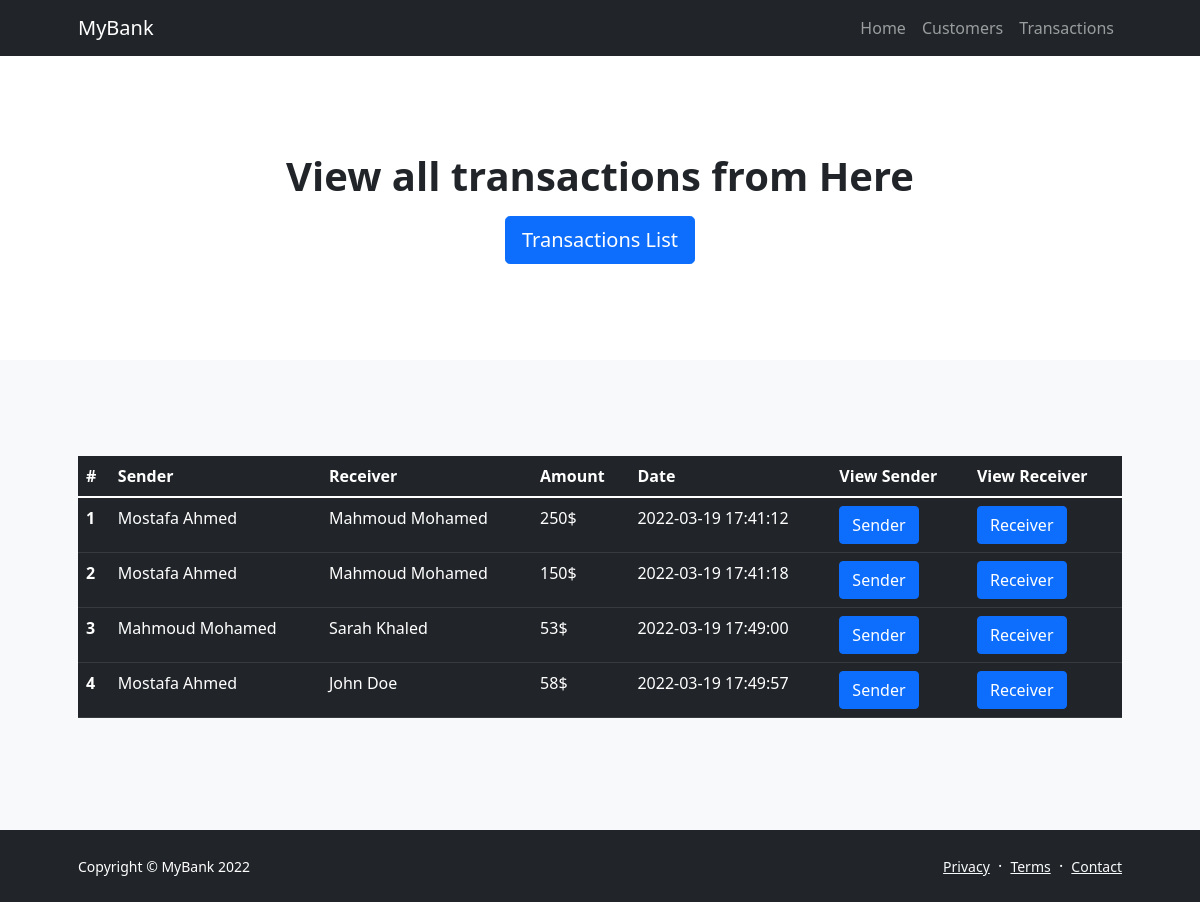
Screenshot of /transactions.php with the database file from the repository.
### tables this page shows
CREATE TABLE `transfers` (
  `id` int(11) NOT NULL,
  `sender` int(11) NOT NULL,
  `receiver` int(11) NOT NULL,
  `amount` int(11) NOT NULL,
  `date` timestamp NOT NULL DEFAULT current_timestamp()
);

CREATE TABLE `customers` (
  `id` int(11) NOT NULL,
  `name` varchar(500) NOT NULL,
  `email` varchar(5000) NOT NULL,
  `balance` int(11) NOT NULL
);

### transactions.php (the view, shortened to what this page needs)
<?php
$mysqli = new mysqli("localhost","root","","mybank");
$sql = "SELECT * FROM transfers";
$rows = $mysqli -> query($sql);
$rows -> fetch_all(MYSQLI_ASSOC);
?>
<!DOCTYPE html>
<html lang="en">
<head>
        <link href="https://cdn.jsdelivr.net/npm/bootstrap-icons@1.5.0/font/bootstrap-icons.css" rel="stylesheet" />
        <link href="css/styles.css" rel="stylesheet" />
    </head>
    <body class="d-flex flex-column">
        <main class="flex-shrink-0">
            <nav class="navbar navbar-expand-lg navbar-dark bg-dark">
                <div class="container px-5">
                    <a class="navbar-brand" href="index.php">MyBank</a>
                    <div class="collapse navbar-collapse" id="navbarSupportedContent">
                        <ul class="navbar-nav ms-auto mb-2 mb-lg-0">
                            <li class="nav-item"><a class="nav-link" href="index.php">Home</a></li>
                            <li class="nav-item"><a class="nav-link" href="customers.php">Customers</a></li>
                            <li class="nav-item"><a class="nav-link" href="transactions.php">Transactions</a></li>
                        </ul>
                    </div>
                </div>
            </nav>
            <header class="py-5">
                <div class="container px-5">
                    <div class="row justify-content-center">
                        <div class="col-lg-8 col-xxl-6">
                            <div class="text-center my-5">
                                <h1 class="fw-bolder mb-3">View all transactions from Here</h1>
                                <a class="btn btn-primary btn-lg" href="#scroll-target">Transactions List</a>
                            </div>
                        </div>
                    </div>
                </div>
            </header>
            <section class="py-5 bg-light" id="scroll-target">
                <div class="container px-5 my-5">
                    <div class="row gx-5 align-items-center">
                        <div class="col-lg-12">
                            <table class="table table-dark">
  <thead>
    <tr>
      <th scope="col">#</th>
      <th scope="col">Sender</th>
      <th scope="col">Receiver</th>
      <th scope="col">Amount</th>
      <th scope="col">Date</th>
      <th scope="col">View Sender</th>
      <th scope="col">View Receiver</th>
    </tr>
  </thead>
  <tbody>
      <?php
      foreach($rows as $row){ ?>
    <tr>
      <th scope="row"><?php echo $row['id'] ?></th>
      <td><?php echo $mysqli -> query("SELECT name FROM customers where id = ".$row['sender']) -> fetch_assoc()['name'];?></td>
      <td><?php echo $mysqli -> query("SELECT name FROM customers where id = ".$row['receiver']) -> fetch_assoc()['name'];?></td>
      <td><?php echo $row['amount'] ?>$</td>
      <td><?php echo $row['date'] ?></td>
      <td><a class="btn btn-primary" href="transfer.php?id=<?php echo $row['sender'] ?>" role="button">Sender</a></td>
      <td><a class="btn btn-primary" href="transfer.php?id=<?php echo $row['receiver'] ?>" role="button">Receiver</a></td>
    </tr>
    <?php
      }
      ?>
  </tbody>
</table>
                        </div>
                    </div>
                </div>
            </section>
        </main>
        <footer class="bg-dark py-4 mt-auto">
            <div class="container px-5">
                <div class="row align-items-center justify-content-between flex-column flex-sm-row">
                    <div class="col-auto"><div class="small m-0 text-white">Copyright &copy; MyBank 2022</div></div>
                    <div class="col-auto">
                        <a class="link-light small" href="#!">Privacy</a>
                        <span class="text-white mx-1">&middot;</span>
                        <a class="link-light small" href="#!">Terms</a>
                        <span class="text-white mx-1">&middot;</span>
                        <a class="link-light small" href="#!">Contact</a>
                    </div>
                </div>
            </div>
        </footer>
    </body>
</html>

### rows the page displays
transfers: id "1", sender.name "Mostafa Ahmed", receiver.name "Mahmoud Mohamed", amount "250", date "2022-03-19 17:41:12"
transfers: id "2", sender.name "Mostafa Ahmed", receiver.name "Mahmoud Mohamed", amount "150", date "2022-03-19 17:41:18"
transfers: id "3", sender.name "Mahmoud Mohamed", receiver.name "Sarah Khaled", amount "53", date "2022-03-19 17:49:00"
transfers: id "4", sender.name "Mostafa Ahmed", receiver.name "John Doe", amount "58", date "2022-03-19 17:49:57"
